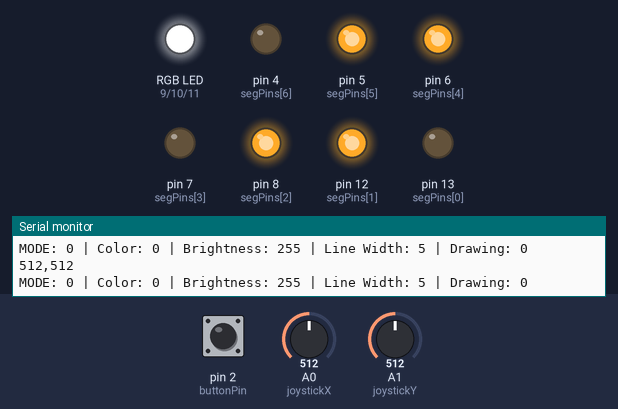
A sketch run on a simulated Arduino Uno, built with avr-gcc and run on an emulated ATmega328P. On the bench: an RGB LED mixed from three pins (HIGH = lit), output pins drawn as LEDs (lit = HIGH), the last lines printed to the serial monitor. The test bench sets the inputs (shaded band); at power-on: A1 (joystickY) = 512, pin 2 (buttonPin) HIGH, A0 (joystickX) = 512. Pins used as bus, display or sensor lines are not drawn.

Above: at 4.2 s.
4.3 s: A1 (joystickY) set to 107
7.3 s: A1 (joystickY) set to 89
10.3 s: pin 2 (buttonPin) pulled LOW for 0.15 s
At 10.86 s:
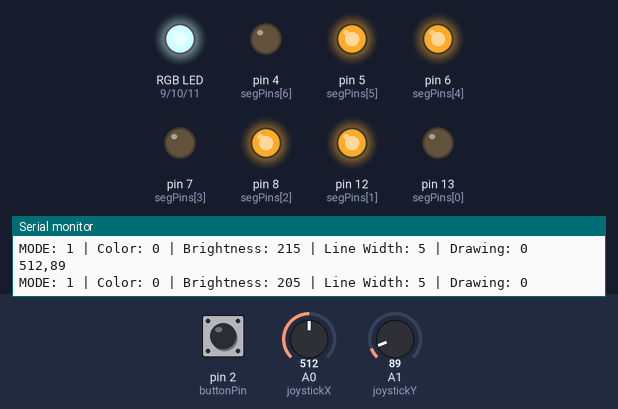
At 13.22 s:
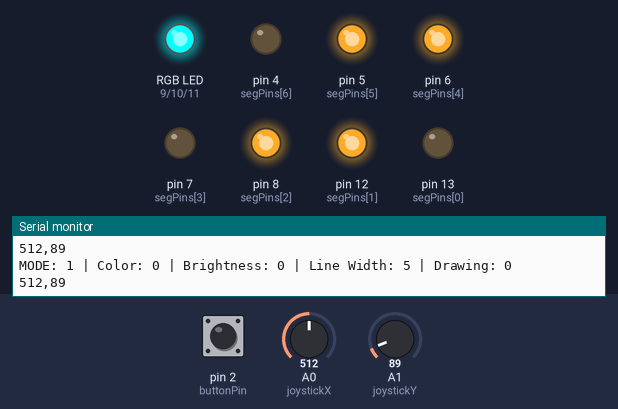
13.3 s: pin 2 (buttonPin) pulled LOW for 1 s
At 14.7 s:
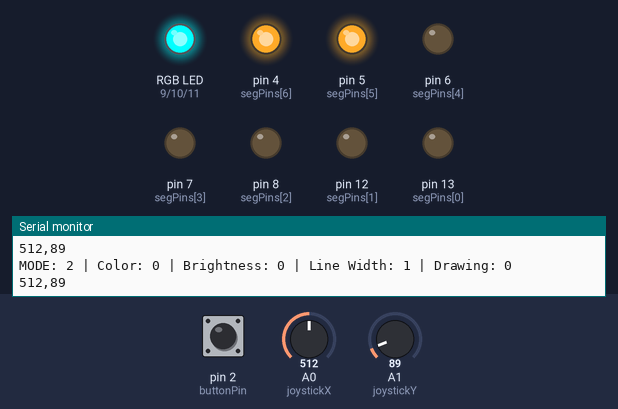
15.8 s: A1 (joystickY) set to 788
17.3 s: A1 (joystickY) set to 807
At 20.3 s:
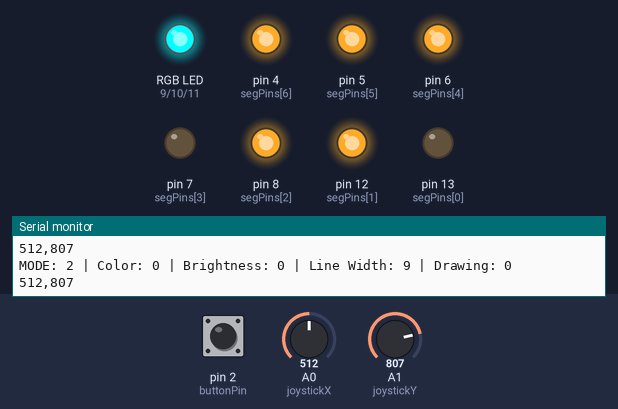
Timing chart, 0 to 21.3 s (numbered marks = the images above; inputs shaded):
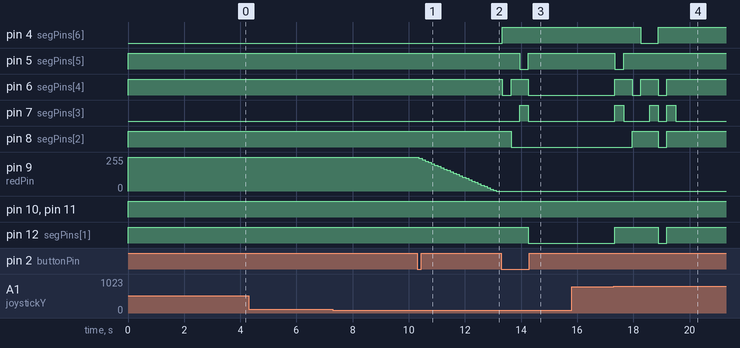

Measured:
- the behaviour switches between 800 and 801 on A1 (joystickY) (found by bisection; images 3 and 4)
- after the input at 10.3 s, pin 9 (redPin): moves from 255/255 to 0/255 over 2.8 s, starting after 0.06 s
- after the input at 13.3 s, pin 4 (segPins[6]): LOW → HIGH at once; pin 5 (segPins[5]): HIGH → LOW after 0.65 s, → HIGH 0.31 s later; pin 6 (segPins[4]): HIGH → LOW at once, → HIGH 0.31 s later, → LOW 0.62 s later; pin 7 (segPins[3]): LOW → HIGH after 0.65 s, → LOW 0.31 s later; pin 8 (segPins[2]): HIGH → LOW after 0.34 s
- after the input at 17.3 s, pin 4 (segPins[6]): HIGH → LOW after 0.97 s, → HIGH 0.62 s later; pin 5 (segPins[5]): HIGH → LOW at once, → HIGH 0.31 s later

The sketch:

sketch.ino
```cpp
#include <Wire.h>

// Joystick Pins
const int joystickX = A0;
const int joystickY = A1;
const int buttonPin = 2;

// RGB LED Pins
const int redPin = 9;
const int greenPin = 10;
const int bluePin = 11;

// 7-Segment Display Pins (A-G, DP)
const int segPins[8] = {13, 12, 8, 7, 6, 5, 4, 0}; // A, B, C, D, E, F, G, DP

// Segment encoding for digits 0-9
const byte digitMap[10] = {
  0b11111100, // 0 -> A, B, C, D, E, F ON
  0b01100000, // 1 -> B, C ON
  0b11011010, // 2 -> A, B, G, E, D ON
  0b11110010, // 3 -> A, B, C, D, G ON
  0b01100110, // 4 -> B, C, F, G ON
  0b10110110, // 5 -> A, C, D, F, G ON
  0b10111110, // 6 -> A, C, D, E, F, G ON
  0b11100000, // 7 -> A, B, C ON
  0b11111110, // 8 -> ALL ON
  0b11110110  // 9 -> A, B, C, D, F, G ON
};

// Variables
int mode = 0; // 0: Color Selection, 1: Brightness Adjustment, 2: Line Width, 3: Drawing
int colorIndex = 0; // 0: Red, 1: Green, 2: Blue
int brightness[3] = {255, 255, 255}; // RGB brightness
int lineWidth = 5; // Default line width
bool buttonState = false;
bool lastButtonState = false;
unsigned long lastPressTime = 0;
bool drawing = false;

void setup() {
    pinMode(joystickX, INPUT);
    pinMode(joystickY, INPUT);
    pinMode(buttonPin, INPUT_PULLUP);
    pinMode(redPin, OUTPUT);
    pinMode(greenPin, OUTPUT);
    pinMode(bluePin, OUTPUT);

    // Set 7-Segment Display Pins as Output
    for (int i = 0; i < 8; i++) {
        pinMode(segPins[i], OUTPUT);
    }

    Serial.begin(9600);
    updateSegmentDisplay(lineWidth); // Show default line width
}

void loop() {
    int xValue = analogRead(joystickX);
    int yValue = analogRead(joystickY);
    bool buttonPressed = digitalRead(buttonPin) == LOW;

    // Detect button press (Debouncing)
    if (buttonPressed && !lastButtonState) {
        unsigned long currentTime = millis();
        if (currentTime - lastPressTime < 500) { // Double press detection
            if (mode == 2) {
                mode = 3; // Start drawing mode
                drawing = true;
            } else if (mode == 3) {
                drawing = false; // Stop drawing
            }
        } else {
            mode = (mode + 1) % 4; // Cycle through modes
        }
        lastPressTime = currentTime;
    }
    lastButtonState = buttonPressed;

    if (mode == 0) { // Color Selection Mode
        if (xValue > 800) {
            colorIndex = (colorIndex + 1) % 3; // Right
        } else if (xValue < 200) {
            colorIndex = (colorIndex - 1 + 3) % 3; // Left
        }
    } else if (mode == 1) { // Brightness Adjustment Mode
        if (yValue > 800) {
            brightness[colorIndex] = constrain(brightness[colorIndex] + 10, 0, 255);
        } else if (yValue < 200) {
            brightness[colorIndex] = constrain(brightness[colorIndex] - 10, 0, 255);
        }
    } else if (mode == 2) { // Line Width Mode (Joystick controls line width, display updates)
        if (yValue > 800) {
            lineWidth = constrain(lineWidth + 1, 1, 9);
            updateSegmentDisplay(lineWidth);
            delay(200); // Prevent rapid increase
        } else if (yValue < 200) {
            lineWidth = constrain(lineWidth - 1, 1, 9);
            updateSegmentDisplay(lineWidth);
            delay(200); // Prevent rapid decrease
        }
    } else if (mode == 3) { // Drawing Mode
        if (buttonPressed) {
            Serial.println("CLEAR"); // Clear canvas when button is held
        } else if (drawing) {
            Serial.println("DRAW"); // Send drawing command
        }
    }

    // Update RGB LED
    analogWrite(redPin, brightness[0]);
    analogWrite(greenPin, brightness[1]);
    analogWrite(bluePin, brightness[2]);

    // Send data to PC
    Serial.print("MODE: "); Serial.print(mode);
    Serial.print(" | Color: "); Serial.print(colorIndex);
    Serial.print(" | Brightness: "); Serial.print(brightness[colorIndex]);
    Serial.print(" | Line Width: "); Serial.print(lineWidth);
    Serial.print(" | Drawing: "); Serial.println(drawing);

    int xposition = analogRead(joystickX); //read x position from pin
    int yposition = analogRead(joystickY); //read y position from pin (joy stick)
    Serial.print(xposition); //print x position to serial (x, y)
    Serial.print(",");
    Serial.println(yposition); //print y position to serial in forms of (x, y)


    delay(100);
}

// Function to Update 7-Segment Display
void updateSegmentDisplay(int num) {
    byte segments = digitMap[num]; // Get segment encoding for the number
    for (int i = 0; i < 8; i++) {
        digitalWrite(segPins[i], (segments >> i) & 0x01);
    }
}
```
